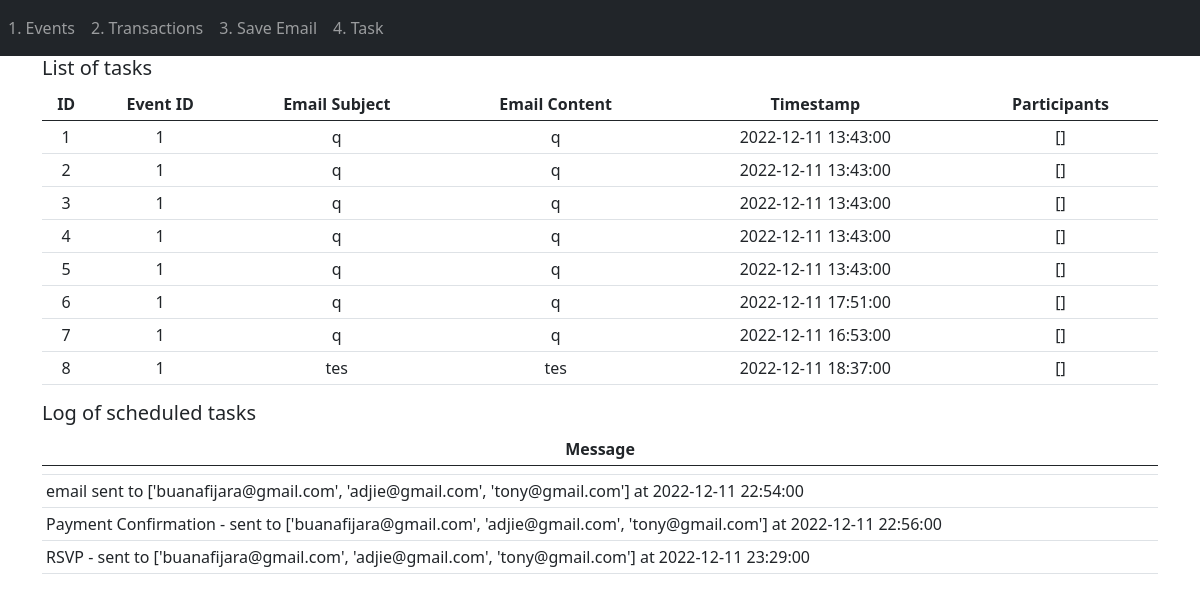
The app's page /task, older data.
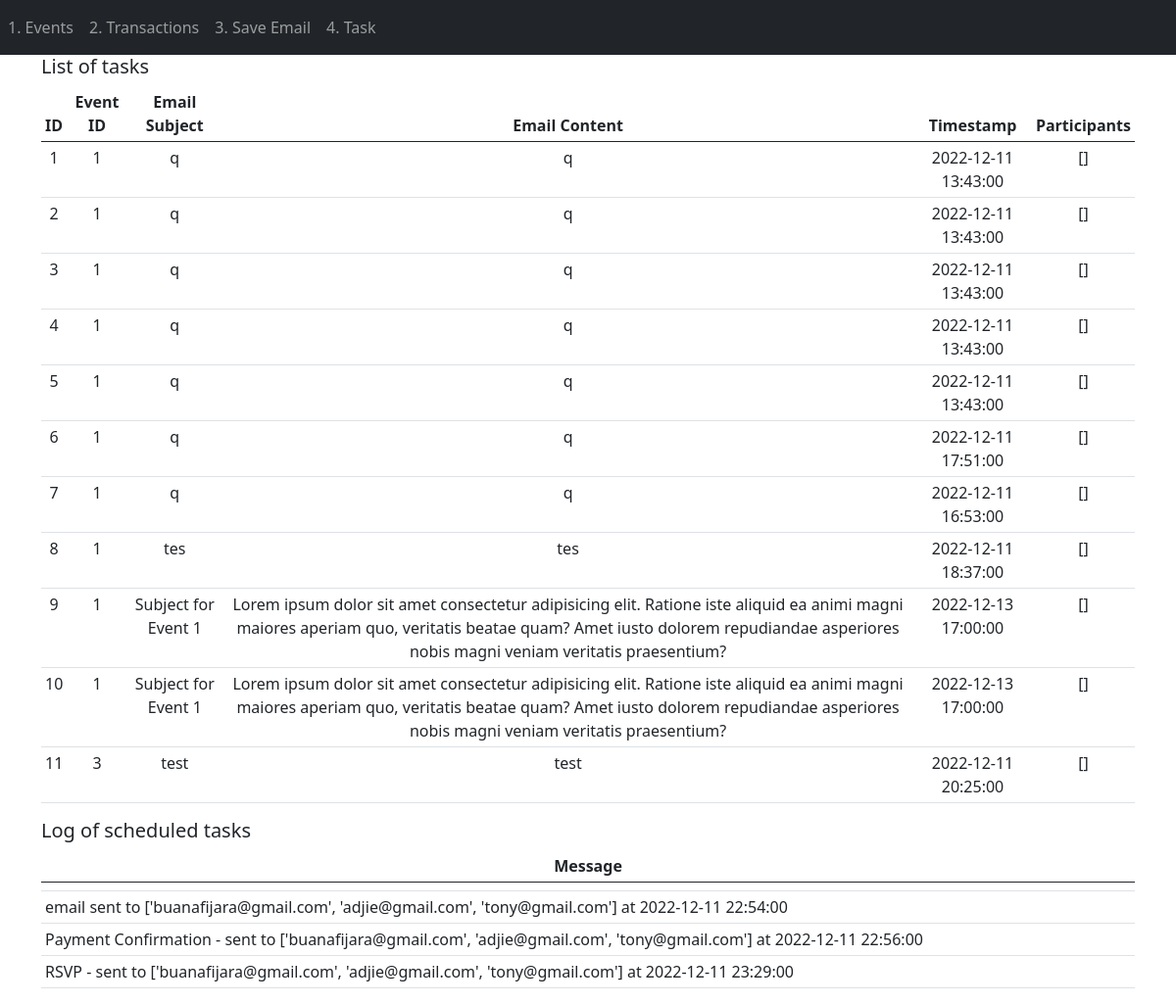
The same page, newer data.
### webapp/models.py (models this page shows)
class Task(db.Model):
    id = db.Column(db.Integer, primary_key=True)
    event_id = db.Column(db.Integer, db.ForeignKey('event.id'))
    email_subject = db.Column(db.String(150))
    email_content = db.Column(db.String(10000))
    timestamp = db.Column(db.DateTime(10000))

### webapp/views.py (the view)
@views.route('/task', methods=['GET', 'POST'])
def task():
    tasks = Task.query.all()
    for task in tasks:
        event = Event.query.get(task.event_id)
        emails = Transaction.query.join(Event.participants)\
                .filter(Event.id==event.id).all()
        task.participants = [email.email for email in emails]
    with open('log.json') as f:
        logs = json.load(f)
    context = {
        'tasks': tasks,
        'logs': logs
    }
    return render_template('task.html', context=context)

### webapp/templates/task.html (shortened to what this page needs)
{% extends "base.html" %}
{% block content %}
<div class="container">
    <h5>List of tasks</h5>
    <table class="table table-sm">
        <thead>
            <th scope="col" class="text-center">ID</th>
            <th scope="col" class="text-center">Event ID</th>
            <th scope="col" class="text-center">Email Subject</th>
            <th scope="col" class="text-center">Email Content</th>
            <th scope="col" class="text-center">Timestamp</th>
            <th scope="col" class="text-center">Participants</th>
        </thead>
        <tbody>
            {% for task in context.tasks %}
            <tr>
                <td class="text-center">{{ task.id }}</td>
                <td class="text-center">{{ task.event_id }}</td>
                <td class="text-center">{{ task.email_subject }}</td>
                <td class="text-center">{{ task.email_content }}</td>
                <td class="text-center">{{ task.timestamp }}</td>
                <td class="text-center">{{ task.participants }}</td>
            </tr>
            {% endfor %}
        </tbody>
    </table>
    <h5>Log of scheduled tasks</h5>
    <table class="table table-sm">
        <thead>
            <th scope="col" class="text-center">Message</th>
        </thead>
        <tbody>
            {% for log in context.logs %}
            <tr>
                <td>{{ log.message }}</td>
            </tr>
            {% endfor %}
        </tbody>
    </table>
</div>
{% endblock %}

Row changes from the older to the newer data that the page shows:
added Task: id "9", event_id "1", email_subject "Subject for Event 1", email_content "Lorem ipsum dolor sit amet consectetur adipisicing elit. Ratione iste aliquid ea animi magni maiores aperiam quo, veritatis beatae quam? Amet iusto dolorem repudiandae asperiores nobis magni veniam veritatis praesentium?", timestamp "2022-12-13 17:00:00", participants "[]"
added Task: id "10", event_id "1", email_subject "Subject for Event 1", email_content "Lorem ipsum dolor sit amet consectetur adipisicing elit. Ratione iste aliquid ea animi magni maiores aperiam quo, veritatis beatae quam? Amet iusto dolorem repudiandae asperiores nobis magni veniam veritatis praesentium?", timestamp "2022-12-13 17:00:00", participants "[]"
added Task: id "11", event_id "3", email_subject "test", email_content "test", timestamp "2022-12-11 20:25:00", participants "[]"
